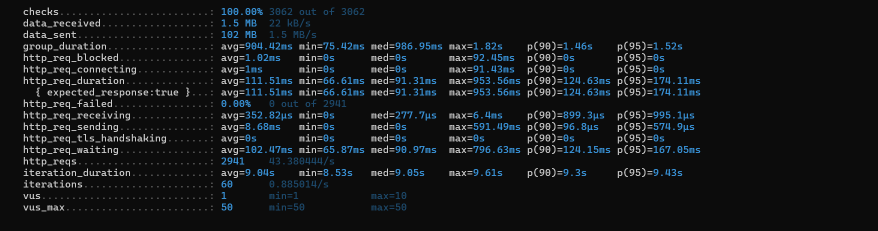
#> input picture amplifi-dev/backend/app/load-test/img.png, 1756 x 462 px (shown at 1/2 size)
$ python -i image_processing_utils.py   (imports and definitions only)
#> lines starting #> are read from the running program, lines starting #| are printed output that depends on the picture
import base64
import gc
import os
from io import BytesIO
from typing import Any, Dict, List, Optional, Tuple

import cv2
import numpy as np
import pytesseract
from PIL import Image

from app.be_core.config import settings
from app.be_core.logger import logger


# [4 lines not run here, left out]


# [361 lines left out: functions _is_valid_ocr_text, _calculate_scaled_coordinates, _update_bounding_box, is_end_of_line, _create_ocr_chunk, _process_ocr_data_to_chunks and 8 more, not called in this run]


def _get_image_dimensions(image_path: str) -> Tuple[int, int]:
    """Extract image dimensions using PIL."""
    with Image.open(image_path) as img:
        return img.size


def _load_and_optimize_cv_image(image_path: str) -> Optional[np.ndarray]:
    """Load OpenCV image and optimize for analysis by resizing if too large."""
    cv_img = cv2.imread(image_path)

    if cv_img is None:
        return None

    # For large images, resize for analysis to save memory
    if cv_img.shape[0] * cv_img.shape[1] > 1_000_000:  # 1 million pixels
        scale = min(1.0, 1000 / max(cv_img.shape[0], cv_img.shape[1]))
        cv_img = cv2.resize(cv_img, None, fx=scale, fy=scale)

    return cv_img


def _calculate_average_color(cv_img: np.ndarray) -> np.ndarray:
    """Calculate the average RGB color of the image."""
    return np.average(np.average(cv_img, axis=0), axis=0)


def _detect_edges(cv_img: np.ndarray) -> np.ndarray:
    """Detect edges in the image using Canny edge detection."""
    gray = cv2.cvtColor(cv_img, cv2.COLOR_BGR2GRAY)
    threshold1, threshold2, aperture_size = _get_canny_parameters()

    edges = cv2.Canny(gray, threshold1, threshold2, apertureSize=aperture_size)

    # Free memory
    del gray
    return edges


def _get_canny_parameters() -> Tuple[int, int, int]:
    """Get Canny edge detection parameters from settings with defaults."""
    threshold1 = (
        settings.CANNY_THRESHOLD1 if hasattr(settings, "CANNY_THRESHOLD1") else 50
    )
    threshold2 = (
        settings.CANNY_THRESHOLD2 if hasattr(settings, "CANNY_THRESHOLD2") else 150
    )
    aperture_size = (
        settings.CANNY_APERTURE_SIZE if hasattr(settings, "CANNY_APERTURE_SIZE") else 3
    )
    return threshold1, threshold2, aperture_size


# [287 lines left out: functions _get_hough_parameters, _detect_lines, _get_file_size, _generate_feature_text, _get_original_image_base64, _determine_image_format and 7 more, not called in this run]


def extract_image_features(image_path: str) -> str:
    """
    Extract detailed image features with memory optimization.

    This function orchestrates the extraction of various image features including:
    1. Image dimensions
    2. Average color analysis
    3. Edge and line detection for chart/diagram identification
    4. File size information

    Args:
        image_path: Path to the image file

    Returns:
        Formatted string containing all extracted image features
    """
#> called with image_path = '../../load-test/img.png'
    try:
        # Step 1: Extract basic image dimensions
        width, height = _get_image_dimensions(image_path)
#> in _get_image_dimensions, img is the input picture: PIL image 1756x462 RGBA; mean R, G, B, A 20.1, 22.6, 24.6, 255
#> width = 1756; height = 462

        # Step 2: Load and optimize image for OpenCV analysis
        cv_img = _load_and_optimize_cv_image(image_path)

        if cv_img is None:
            return f"Image dimensions: {width}x{height}"

        # Step 3: Calculate average color
        avg_color = _calculate_average_color(cv_img)
#> avg_color = [24.59, 22.64, 20.1]

        # Step 4: Detect edges for line analysis
        edges = _detect_edges(cv_img)
#> in _detect_edges, `gray = cv2.cvtColor(cv_img, cv2.COLOR_BGR2GRAY)`:
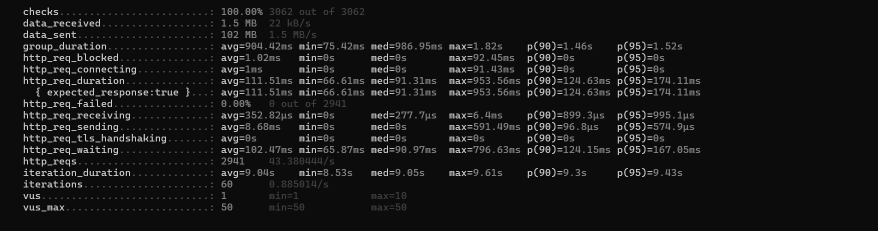
#> gray: shape (462, 1756) (shown at 1/2 size); min 12, max 204, mean 22.1

        # Free cv_img memory early
        del cv_img

        # Step 5: Detect lines in the image
        line_count = _detect_lines(edges)

        # Free edges memory
        del edges

        # Step 6: Get file size information
        file_size = _get_file_size(image_path)

        # Step 7: Force garbage collection for memory optimization
        gc.collect()

        # Step 8: Generate formatted feature text
        return _generate_feature_text(width, height, avg_color, line_count, file_size)

    except Exception as e:
#> (the run stopped early here; a loop or call above may not have finished)
